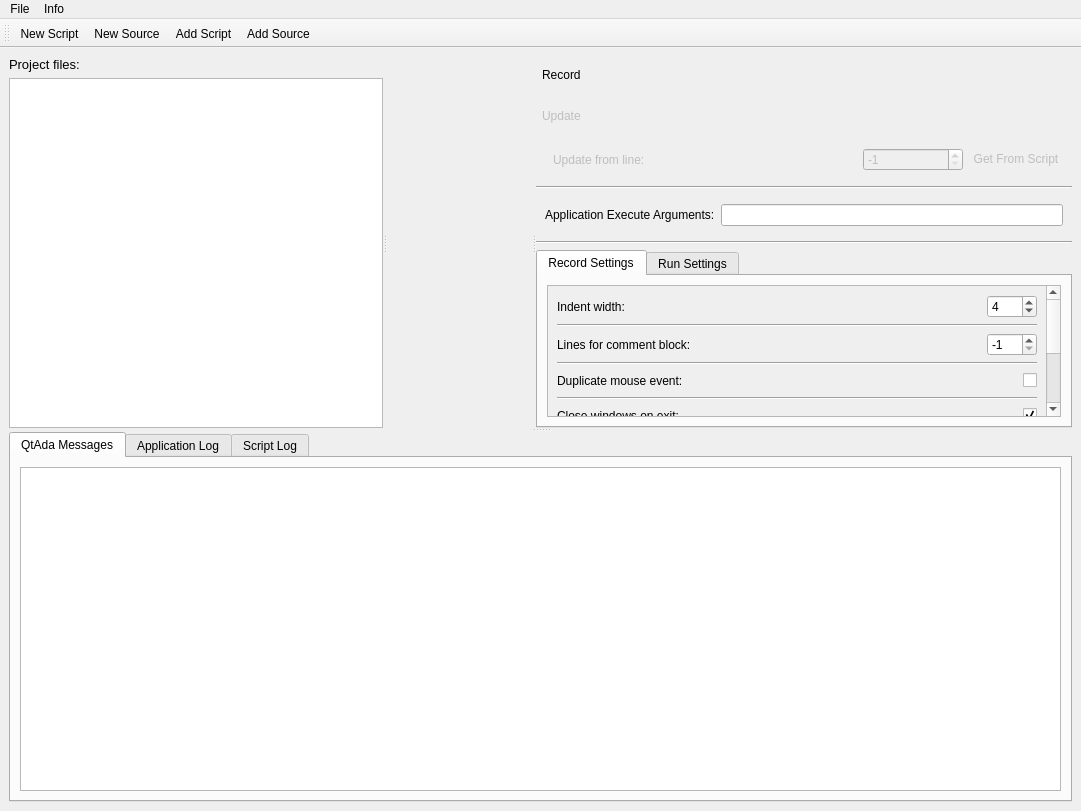
<?xml version="1.0" encoding="UTF-8"?>
<ui version="4.0">
 <class>MainGui</class>
 <widget class="QMainWindow" name="MainGui">
  <property name="windowModality">
   <enum>Qt::NonModal</enum>
  </property>
  <property name="geometry">
   <rect>
    <x>0</x>
    <y>0</y>
    <width>1081</width>
    <height>811</height>
   </rect>
  </property>
  <property name="windowTitle">
   <string>QtAda</string>
  </property>
  <property name="windowIcon">
   <iconset resource="../../resources/main.qrc">
    <normaloff>:/icons/app.png</normaloff>:/icons/app.png</iconset>
  </property>
  <widget class="QWidget" name="content">
   <layout class="QVBoxLayout" name="verticalLayout_7">
    <item>
     <widget class="QSplitter" name="mainSplitter">
      <property name="orientation">
       <enum>Qt::Vertical</enum>
      </property>
      <property name="opaqueResize">
       <bool>true</bool>
      </property>
      <property name="childrenCollapsible">
       <bool>false</bool>
      </property>
      <widget class="QSplitter" name="contentSplitter">
       <property name="orientation">
        <enum>Qt::Horizontal</enum>
       </property>
       <property name="opaqueResize">
        <bool>true</bool>
       </property>
       <property name="childrenCollapsible">
        <bool>false</bool>
       </property>
       <widget class="QWidget" name="projectFilesWidget" native="true">
        <layout class="QVBoxLayout" name="verticalLayout">
         <item>
          <widget class="QLabel" name="projectFilesLabel">
           <property name="font">
            <font>
             <pointsize>10</pointsize>
             <italic>false</italic>
            </font>
           </property>
           <property name="text">
            <string>Project files:</string>
           </property>
          </widget>
         </item>
         <item>
          <widget class="QTreeView" name="projectFilesView">
           <property name="contextMenuPolicy">
            <enum>Qt::CustomContextMenu</enum>
           </property>
           <property name="editTriggers">
            <set>QAbstractItemView::NoEditTriggers</set>
           </property>
           <property name="expandsOnDoubleClick">
            <bool>false</bool>
           </property>
           <attribute name="headerVisible">
            <bool>false</bool>
           </attribute>
          </widget>
         </item>
        </layout>
       </widget>
       <widget class="QWidget" name="contentWidget" native="true">
        <property name="sizePolicy">
         <sizepolicy hsizetype="Minimum" vsizetype="Minimum">
          <horstretch>0</horstretch>
          <verstretch>0</verstretch>
         </sizepolicy>
        </property>
        <property name="styleSheet">
         <string notr="true"/>
        </property>
       </widget>
       <widget class="QWidget" name="recordAndSettingsWidget" native="true">
        <property name="enabled">
         <bool>true</bool>
        </property>
        <property name="sizePolicy">
         <sizepolicy hsizetype="Minimum" vsizetype="Minimum">
          <horstretch>0</horstretch>
          <verstretch>0</verstretch>
         </sizepolicy>
        </property>
        <layout class="QVBoxLayout" name="recordAndSettingsLayout">
         <property name="sizeConstraint">
          <enum>QLayout::SetDefaultConstraint</enum>
         </property>
         <item>
          <layout class="QVBoxLayout" name="verticalLayout_2">
           <item>
            <widget class="QPushButton" name="recordButton">
             <property name="enabled">
              <bool>true</bool>
             </property>
             <property name="minimumSize">
              <size>
               <width>0</width>
               <height>35</height>
              </size>
             </property>
             <property name="focusPolicy">
              <enum>Qt::NoFocus</enum>
             </property>
             <property name="styleSheet">
              <string notr="true">text-align:left;
margin-left: 5px;</string>
             </property>
             <property name="text">
              <string>Record</string>
             </property>
             <property name="icon">
              <iconset resource="../../resources/main.qrc">
               <normaloff>:/icons/record.svg</normaloff>:/icons/record.svg</iconset>
             </property>
             <property name="iconSize">
              <size>
               <width>30</width>
               <height>30</height>
              </size>
             </property>
             <property name="flat">
              <bool>true</bool>
             </property>
            </widget>
           </item>
           <item>
            <widget class="QPushButton" name="updateButton">
             <property name="enabled">
              <bool>false</bool>
             </property>
             <property name="minimumSize">
              <size>
               <width>0</width>
               <height>35</height>
              </size>
             </property>
             <property name="focusPolicy">
              <enum>Qt::NoFocus</enum>
             </property>
             <property name="styleSheet">
              <string notr="true">text-align:left;
margin-left: 5px;</string>
             </property>
             <property name="text">
              <string>Update</string>
             </property>
             <property name="icon">
              <iconset resource="../../resources/main.qrc">
               <normaloff>:/icons/record_update.svg</normaloff>:/icons/record_update.svg</iconset>
             </property>
             <property name="iconSize">
              <size>
               <width>30</width>
               <height>30</height>
              </size>
             </property>
             <property name="flat">
              <bool>true</bool>
             </property>
            </widget>
           </item>
           <item>
            <widget class="QWidget" name="updateLineIndexWidget" native="true">
             <property name="enabled">
              <bool>false</bool>
             </property>
             <layout class="QHBoxLayout" name="horizontalLayout_10">
              <item>
               <widget class="QLabel" name="lineIndexLabel">
                <property name="styleSheet">
                 <string notr="true">margin-left: 5px;</string>
                </property>
                <property name="text">
                 <string>Update from line:</string>
                </property>
                <property name="margin">
                 <number>0</number>
                </property>
               </widget>
              </item>
              <item>
               <spacer name="horizontalSpacer_8">
                <property name="orientation">
                 <enum>Qt::Horizontal</enum>
                </property>
                <property name="sizeHint" stdset="0">
                 <size>
                  <width>40</width>
                  <height>20</height>
                 </size>
                </property>
               </spacer>
              </item>
              <item>
               <widget class="QSpinBox" name="lineIndexSpinBox">
                <property name="minimumSize">
                 <size>
                  <width>100</width>
                  <height>0</height>
                 </size>
                </property>
                <property name="minimum">
                 <number>-1</number>
                </property>
                <property name="maximum">
                 <number>999999999</number>
                </property>
                <property name="value">
                 <number>-1</number>
                </property>
               </widget>
              </item>
              <item>
               <widget class="QPushButton" name="lineIndexFromScriptButton">
                <property name="enabled">
                 <bool>false</bool>
                </property>
                <property name="text">
                 <string>Get From Script</string>
                </property>
                <property name="icon">
                 <iconset resource="../../resources/main.qrc">
                  <normaloff>:/icons/search.svg</normaloff>:/icons/search.svg</iconset>
                </property>
                <property name="checkable">
                 <bool>true</bool>
                </property>
                <property name="flat">
                 <bool>true</bool>
                </property>
               </widget>
              </item>
             </layout>
            </widget>
           </item>
          </layout>
         </item>
         <item>
          <widget class="Line" name="line">
           <property name="orientation">
            <enum>Qt::Horizontal</enum>
           </property>
          </widget>
         </item>
         <item>
          <widget class="QWidget" name="appExeArgsWidget" native="true">
           <property name="enabled">
            <bool>true</bool>
           </property>
           <layout class="QHBoxLayout" name="horizontalLayout_11">
            <item>
             <widget class="QLabel" name="appExeArgsLabel">
              <property name="text">
               <string>Application Execute Arguments:</string>
              </property>
             </widget>
            </item>
            <item>
             <widget class="QLineEdit" name="appExeArgsEdit"/>
            </item>
           </layout>
          </widget>
         </item>
         <item>
          <widget class="Line" name="line_7">
           <property name="orientation">
            <enum>Qt::Horizontal</enum>
           </property>
          </widget>
         </item>
         <item>
          <widget class="QTabWidget" name="settingsTabWidget">
           <property name="sizePolicy">
            <sizepolicy hsizetype="Expanding" vsizetype="MinimumExpanding">
             <horstretch>0</horstretch>
             <verstretch>0</verstretch>
            </sizepolicy>
           </property>
           <property name="currentIndex">
            <number>0</number>
           </property>
           <widget class="QWidget" name="recordSettingsTab">
            <attribute name="title">
             <string>Record Settings</string>
            </attribute>
            <layout class="QVBoxLayout" name="verticalLayout_5">
             <item>
              <widget class="QScrollArea" name="scrollArea">
               <property name="sizePolicy">
                <sizepolicy hsizetype="Expanding" vsizetype="Ignored">
                 <horstretch>0</horstretch>
                 <verstretch>0</verstretch>
                </sizepolicy>
               </property>
               <property name="widgetResizable">
                <bool>true</bool>
               </property>
               <widget class="QWidget" name="scrollAreaWidgetContents">
                <property name="geometry">
                 <rect>
                  <x>0</x>
                  <y>0</y>
                  <width>492</width>
                  <height>269</height>
                 </rect>
                </property>
                <property name="sizePolicy">
                 <sizepolicy hsizetype="Preferred" vsizetype="Preferred">
                  <horstretch>0</horstretch>
                  <verstretch>0</verstretch>
                 </sizepolicy>
                </property>
                <layout class="QVBoxLayout" name="verticalLayout_4">
                 <item>
                  <layout class="QHBoxLayout" name="horizontalLayout">
                   <item>
                    <widget class="QLabel" name="indentWidthLabel">
                     <property name="text">
                      <string>Indent width:</string>
                     </property>
                    </widget>
                   </item>
                   <item>
                    <spacer name="horizontalSpacer_3">
                     <property name="orientation">
                      <enum>Qt::Horizontal</enum>
                     </property>
                     <property name="sizeHint" stdset="0">
                      <size>
                       <width>40</width>
                       <height>20</height>
                      </size>
                     </property>
                    </spacer>
                   </item>
                   <item>
                    <widget class="QSpinBox" name="indentWidthSpinBox">
                     <property name="minimumSize">
                      <size>
                       <width>50</width>
                       <height>0</height>
                      </size>
                     </property>
                     <property name="maximum">
                      <number>20</number>
                     </property>
                     <property name="value">
                      <number>4</number>
                     </property>
                    </widget>
                   </item>
                  </layout>
                 </item>
                 <item>
                  <widget class="Line" name="line_6">
                   <property name="orientation">
                    <enum>Qt::Horizontal</enum>
                   </property>
                  </widget>
                 </item>
                 <item>
                  <layout class="QHBoxLayout" name="horizontalLayout_2">
                   <item>
                    <widget class="QLabel" name="blockCommentLinesLabel">
                     <property name="text">
                      <string>Lines for comment block:</string>
                     </property>
                    </widget>
                   </item>
                   <item>
                    <spacer name="horizontalSpacer_2">
                     <property name="orientation">
                      <enum>Qt::Horizontal</enum>
                     </property>
                     <property name="sizeHint" stdset="0">
                      <size>
                       <width>40</width>
                       <height>20</height>
                      </size>
                     </property>
                    </spacer>
                   </item>
                   <item>
                    <widget class="QSpinBox" name="blockCommentLinesSpinBox">
                     <property name="minimumSize">
                      <size>
                       <width>50</width>
                       <height>0</height>
                      </size>
                     </property>
                     <property name="minimum">
                      <number>-1</number>
                     </property>
                     <property name="maximum">
                      <number>20</number>
                     </property>
                     <property name="value">
                      <number>-1</number>
                     </property>
                    </widget>
                   </item>
                  </layout>
                 </item>
                 <item>
                  <widget class="Line" name="line_5">
                   <property name="orientation">
                    <enum>Qt::Horizontal</enum>
                   </property>
                  </widget>
                 </item>
                 <item>
                  <layout class="QHBoxLayout" name="horizontalLayout_3">
                   <item>
                    <widget class="QLabel" name="duplicateMouseEventLabel">
                     <property name="text">
                      <string>Duplicate mouse event:</string>
                     </property>
                    </widget>
                   </item>
                   <item>
                    <spacer name="horizontalSpacer">
                     <property name="orientation">
                      <enum>Qt::Horizontal</enum>
                     </property>
                     <property name="sizeHint" stdset="0">
                      <size>
                       <width>40</width>
                       <height>20</height>
                      </size>
                     </property>
                    </spacer>
                   </item>
                   <item>
                    <widget class="QCheckBox" name="duplicateMouseEventCheckBox">
                     <property name="text">
                      <string/>
                     </property>
                    </widget>
                   </item>
                  </layout>
                 </item>
                 <item>
                  <widget class="Line" name="line_4">
                   <property name="orientation">
                    <enum>Qt::Horizontal</enum>
                   </property>
                  </widget>
                 </item>
                 <item>
                  <layout class="QHBoxLayout" name="horizontalLayout_4">
                   <item>
                    <widget class="QLabel" name="closeWindowsOnExitLabel">
                     <property name="text">
                      <string>Close windows on exit:</string>
                     </property>
                    </widget>
                   </item>
                   <item>
                    <spacer name="horizontalSpacer_4">
                     <property name="orientation">
                      <enum>Qt::Horizontal</enum>
                     </property>
                     <property name="sizeHint" stdset="0">
                      <size>
                       <width>40</width>
                       <height>20</height>
                      </size>
                     </property>
                    </spacer>
                   </item>
                   <item>
                    <widget class="QCheckBox" name="closeWindowsOnExitCheckBox">
                     <property name="text">
                      <string/>
                     </property>
                     <property name="checked">
                      <bool>true</bool>
                     </property>
                    </widget>
                   </item>
                  </layout>
                 </item>
                 <item>
                  <widget class="Line" name="line_3">
                   <property name="orientation">
                    <enum>Qt::Horizontal</enum>
                   </property>
                  </widget>
                 </item>
                 <item>
                  <layout class="QHBoxLayout" name="horizontalLayout_5">
                   <item>
                    <widget class="QLabel" name="textIndexBehaviorLabel">
                     <property name="text">
                      <string>Delegate access mode:</string>
                     </property>
                    </widget>
                   </item>
                   <item>
                    <spacer name="horizontalSpacer_5">
                     <property name="orientation">
                      <enum>Qt::Horizontal</enum>
                     </property>
                     <property name="sizeHint" stdset="0">
                      <size>
                       <width>40</width>
                       <height>20</height>
                      </size>
                     </property>
                    </spacer>
                   </item>
                   <item>
                    <widget class="QComboBox" name="textIndexBehaviorComboBox">
                     <property name="minimumSize">
                      <size>
                       <width>100</width>
                       <height>0</height>
                      </size>
                     </property>
                     <property name="currentText">
                      <string>Index</string>
                     </property>
                     <item>
                      <property name="text">
                       <string>Index</string>
                      </property>
                     </item>
                     <item>
                      <property name="text">
                       <string>Text</string>
                      </property>
                     </item>
                     <item>
                      <property name="text">
                       <string>Text &amp; Index</string>
                      </property>
                     </item>
                    </widget>
                   </item>
                  </layout>
                 </item>
                 <item>
                  <widget class="Line" name="line_2">
                   <property name="orientation">
                    <enum>Qt::Horizontal</enum>
                   </property>
                  </widget>
                 </item>
                 <item>
                  <layout class="QHBoxLayout" name="horizontalLayout_6">
                   <item>
                    <widget class="QLabel" name="needToGenerateCycleLabel">
                     <property name="text">
                      <string>Generate 'for' loop:</string>
                     </property>
                    </widget>
                   </item>
                   <item>
                    <spacer name="horizontalSpacer_6">
                     <property name="orientation">
                      <enum>Qt::Horizontal</enum>
                     </property>
                     <property name="sizeHint" stdset="0">
                      <size>
                       <width>40</width>
                       <height>20</height>
                      </size>
                     </property>
                    </spacer>
                   </item>
                   <item>
                    <widget class="QCheckBox" name="needToGenerateCycleCheckBox">
                     <property name="text">
                      <string/>
                     </property>
                     <property name="checked">
                      <bool>true</bool>
                     </property>
                    </widget>
                   </item>
                  </layout>
                 </item>
                 <item>
                  <layout class="QHBoxLayout" name="horizontalLayout_7">
                   <item>
                    <widget class="QLabel" name="cycleMinimumCountLabel">
                     <property name="text">
                      <string>Lines for loop generation:</string>
                     </property>
                    </widget>
                   </item>
                   <item>
                    <spacer name="horizontalSpacer_7">
                     <property name="orientation">
                      <enum>Qt::Horizontal</enum>
                     </property>
                     <property name="sizeHint" stdset="0">
                      <size>
                       <width>40</width>
                       <height>20</height>
                      </size>
                     </property>
                    </spacer>
                   </item>
                   <item>
                    <widget class="QSpinBox" name="cycleMinimumCountSpinBox">
                     <property name="minimumSize">
                      <size>
                       <width>50</width>
                       <height>0</height>
                      </size>
                     </property>
                     <property name="minimum">
                      <number>3</number>
                     </property>
                     <property name="maximum">
                      <number>20</number>
                     </property>
                     <property name="value">
                      <number>3</number>
                     </property>
                    </widget>
                   </item>
                  </layout>
                 </item>
                </layout>
               </widget>
              </widget>
             </item>
            </layout>
           </widget>
           <widget class="QWidget" name="executeSettingsTab">
            <attribute name="title">
             <string>Run Settings</string>
            </attribute>
           </widget>
          </widget>
         </item>
        </layout>
       </widget>
      </widget>
      <widget class="QTabWidget" name="tabWidget">
       <property name="currentIndex">
        <number>0</number>
       </property>
       <property name="usesScrollButtons">
        <bool>false</bool>
       </property>
       <property name="documentMode">
        <bool>false</bool>
       </property>
       <property name="tabsClosable">
        <bool>false</bool>
       </property>
       <property name="movable">
        <bool>false</bool>
       </property>
       <property name="tabBarAutoHide">
        <bool>false</bool>
       </property>
       <widget class="QWidget" name="qtadaLogTab">
        <attribute name="title">
         <string>QtAda Messages</string>
        </attribute>
        <layout class="QVBoxLayout" name="verticalLayout_6">
         <item>
          <widget class="QTextEdit" name="qtadaLogTextEdit">
           <property name="readOnly">
            <bool>true</bool>
           </property>
          </widget>
         </item>
        </layout>
       </widget>
       <widget class="QWidget" name="appLogTextTab">
        <attribute name="title">
         <string>Application Log</string>
        </attribute>
        <layout class="QHBoxLayout" name="horizontalLayout_8">
         <item>
          <widget class="QTextEdit" name="appLogTextEdit">
           <property name="readOnly">
            <bool>true</bool>
           </property>
          </widget>
         </item>
        </layout>
       </widget>
       <widget class="QWidget" name="scriptLogTab">
        <attribute name="title">
         <string>Script Log</string>
        </attribute>
        <layout class="QHBoxLayout" name="horizontalLayout_9">
         <item>
          <widget class="QTextEdit" name="scriptLogTextEdit">
           <property name="readOnly">
            <bool>true</bool>
           </property>
          </widget>
         </item>
        </layout>
       </widget>
      </widget>
     </widget>
    </item>
   </layout>
  </widget>
  <widget class="QMenuBar" name="menuBar">
   <property name="geometry">
    <rect>
     <x>0</x>
     <y>0</y>
     <width>1081</width>
     <height>21</height>
    </rect>
   </property>
   <property name="defaultUp">
    <bool>true</bool>
   </property>
   <widget class="QMenu" name="menuFile">
    <property name="title">
     <string>File</string>
    </property>
    <addaction name="actionNewProject"/>
    <addaction name="separator"/>
    <addaction name="actionCloseApplication"/>
   </widget>
   <widget class="QMenu" name="menuInfo">
    <property name="title">
     <string>Info</string>
    </property>
    <addaction name="actionVisitProjectWebsite"/>
   </widget>
   <addaction name="menuFile"/>
   <addaction name="menuInfo"/>
  </widget>
  <widget class="QToolBar" name="toolBar">
   <property name="windowTitle">
    <string>toolBar</string>
   </property>
   <property name="toolButtonStyle">
    <enum>Qt::ToolButtonTextBesideIcon</enum>
   </property>
   <attribute name="toolBarArea">
    <enum>TopToolBarArea</enum>
   </attribute>
   <attribute name="toolBarBreak">
    <bool>false</bool>
   </attribute>
   <addaction name="actionNewScript"/>
   <addaction name="actionNewSource"/>
   <addaction name="actionAddScript"/>
   <addaction name="actionAddSource"/>
  </widget>
  <action name="actionNewProject">
   <property name="text">
    <string>New project</string>
   </property>
  </action>
  <action name="actionVisitProjectWebsite">
   <property name="text">
    <string>Visit project website</string>
   </property>
  </action>
  <action name="actionCloseApplication">
   <property name="text">
    <string>Close</string>
   </property>
  </action>
  <action name="actionNewScript">
   <property name="icon">
    <iconset>
     <normalon>:/icons/new_script.svg</normalon>
    </iconset>
   </property>
   <property name="text">
    <string>New Script</string>
   </property>
   <property name="toolTip">
    <string>Create a new test script (Ctrl+N)</string>
   </property>
   <property name="shortcut">
    <string>Ctrl+N</string>
   </property>
   <property name="menuRole">
    <enum>QAction::NoRole</enum>
   </property>
  </action>
  <action name="actionAddScript">
   <property name="icon">
    <iconset resource="../../resources/main.qrc">
     <normaloff>:/icons/add_script.svg</normaloff>:/icons/add_script.svg</iconset>
   </property>
   <property name="text">
    <string>Add Script</string>
   </property>
   <property name="toolTip">
    <string>Add an existing scenario to the test project (Ctrl+Shift+N)</string>
   </property>
   <property name="shortcut">
    <string>Ctrl+Shift+N</string>
   </property>
   <property name="menuRole">
    <enum>QAction::NoRole</enum>
   </property>
  </action>
  <action name="actionRunCurrent">
   <property name="enabled">
    <bool>false</bool>
   </property>
   <property name="icon">
    <iconset resource="../../resources/main.qrc">
     <normaloff>:/icons/run_current.svg</normaloff>:/icons/run_current.svg</iconset>
   </property>
   <property name="text">
    <string>Run Current</string>
   </property>
   <property name="toolTip">
    <string>Run the current test script (Ctrl+R)</string>
   </property>
   <property name="shortcut">
    <string>Ctrl+R</string>
   </property>
   <property name="menuRole">
    <enum>QAction::NoRole</enum>
   </property>
  </action>
  <action name="actionRunAll">
   <property name="enabled">
    <bool>false</bool>
   </property>
   <property name="icon">
    <iconset resource="../../resources/main.qrc">
     <normaloff>:/icons/run_all.svg</normaloff>:/icons/run_all.svg</iconset>
   </property>
   <property name="text">
    <string>Run All</string>
   </property>
   <property name="toolTip">
    <string>Run all test scripts (Ctrl+Shift+R)</string>
   </property>
   <property name="shortcut">
    <string>Ctrl+Shift+R</string>
   </property>
   <property name="menuRole">
    <enum>QAction::NoRole</enum>
   </property>
  </action>
  <action name="actionNewSource">
   <property name="icon">
    <iconset resource="../../resources/main.qrc">
     <normaloff>:/icons/new_source.svg</normaloff>:/icons/new_source.svg</iconset>
   </property>
   <property name="text">
    <string>New Source</string>
   </property>
   <property name="toolTip">
    <string>Create a new source file (Ctrl+M)</string>
   </property>
   <property name="shortcut">
    <string>Ctrl+M</string>
   </property>
   <property name="menuRole">
    <enum>QAction::NoRole</enum>
   </property>
  </action>
  <action name="actionAddSource">
   <property name="icon">
    <iconset resource="../../resources/main.qrc">
     <normaloff>:/icons/add_source.svg</normaloff>:/icons/add_source.svg</iconset>
   </property>
   <property name="text">
    <string>Add Source</string>
   </property>
   <property name="toolTip">
    <string>Add an existing source file to the test project (Ctrl+Shift+M)</string>
   </property>
   <property name="shortcut">
    <string>Ctrl+Shift+M</string>
   </property>
   <property name="menuRole">
    <enum>QAction::NoRole</enum>
   </property>
  </action>
 </widget>
 <resources>
  <include location="../../resources/main.qrc"/>
 </resources>
 <connections/>
</ui>
